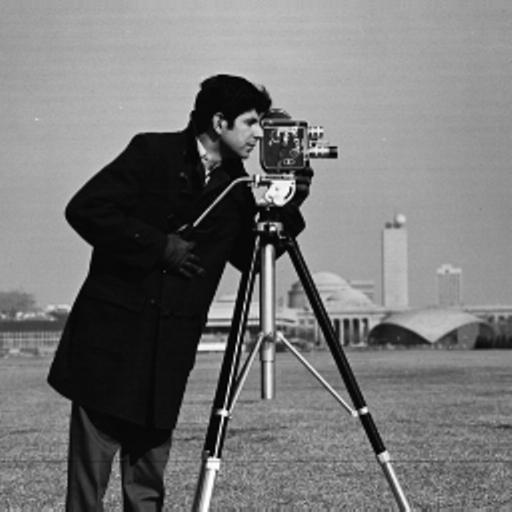
%> input picture msc-1/digital-image-processing/exercise03/exercise03_Codes/cameraman.tif, 512 x 512 px
$ octave Q1_6.m   (GNU Octave 9; MATLAB toolbox functions it lacks are replaced by stand-ins)
%> lines starting %> are read from the running program, lines starting %| are printed output that depends on the picture; in (x1, y1, x2, y2) boxes, pixels count from 0 and x2, y2 are one past the last pixel; in counts of white or black regions, pixels touching at a corner belong together; the program's own positions count from 1
clc;
clear;
close all;

I=imread('cameraman.tif');
%> I is the input picture: size 512x512 uint8; min 0, max 255, mean 118.3
imshow(I);
title('Original Image')
I=double(I);
%> I: size 512x512 double

b0=rem((fix(I/1)),2);
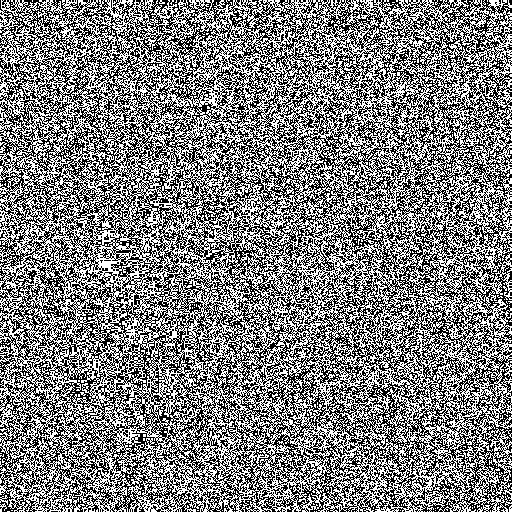
%> b0: size 512x512 double; values 0 (black) and 1 (white), 50% white in thin lines or dots
b1=rem((fix(I/2)),2);
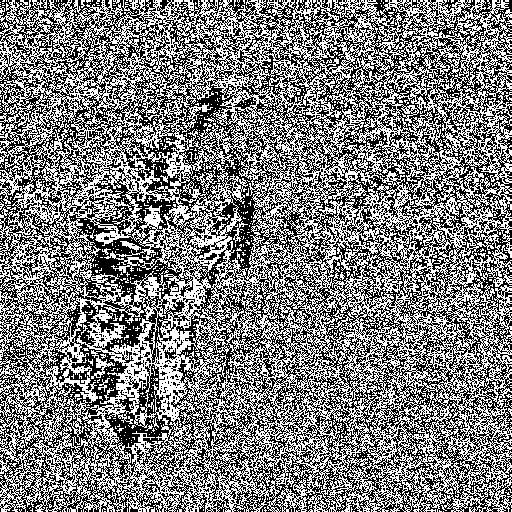
%> b1: size 512x512 double; values 0 (black) and 1 (white), 49.5% white in thin lines or dots
b2=rem((fix(I/4)),2);
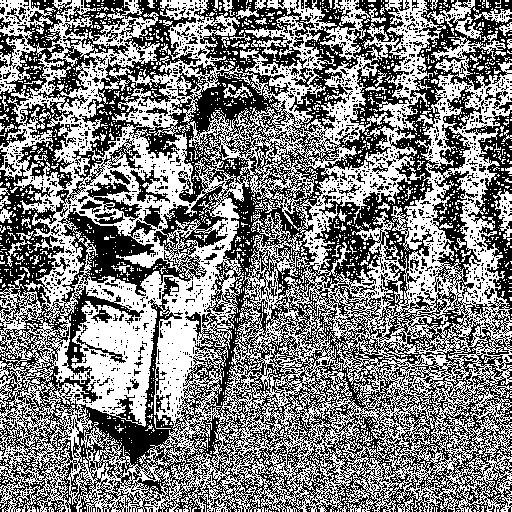
%> b2: size 512x512 double; values 0 (black) and 1 (white), 50% white; 2167 white regions (2076 under 20 px), largest, box (x1, y1, x2, y2) and area: (0, 0, 512, 512) 117407, (0, 0, 53, 94) 1692, (427, 0, 483, 40) 672
b3=rem((fix(I/8)),2);
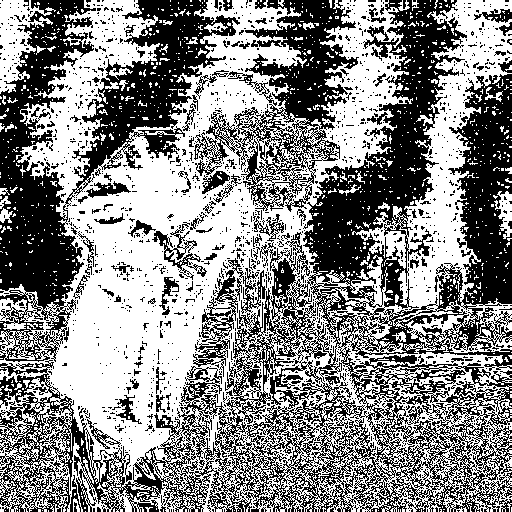
%> b3: size 512x512 double; values 0 (black) and 1 (white), 53.4% white; 1751 black regions (1643 under 20 px), largest, box (x1, y1, x2, y2) and area: (0, 0, 512, 512) 69002, (0, 0, 240, 362) 27297, (194, 0, 359, 212) 11317
b4=rem((fix(I/16)),2);
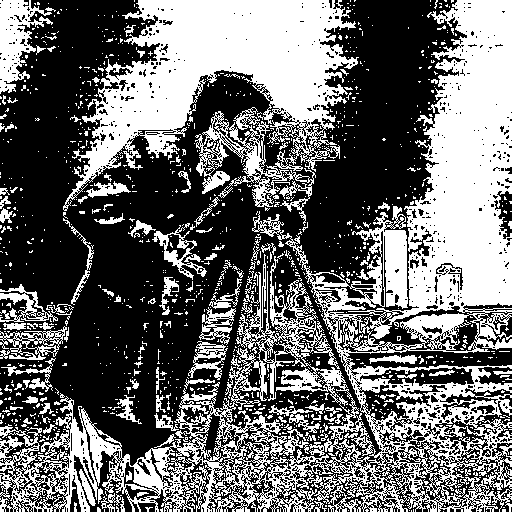
%> b4: size 512x512 double; values 0 (black) and 1 (white), 42.3% white; 1281 white regions (1158 under 20 px), largest, box (x1, y1, x2, y2) and area: (0, 0, 512, 512) 64034, (63, 0, 359, 226) 29638, (0, 0, 53, 94) 2325
b5=rem((fix(I/32)),2);
%> b5: size 512x512 double; values 0 (black) and 1 (white), 51.6% white; 990 black regions (872 under 20 px), largest, box (x1, y1, x2, y2) and area: (0, 0, 512, 512) 110982, (0, 0, 53, 94) 2325, (351, 206, 406, 307) 1355
b6=rem((fix(I/64)),2);
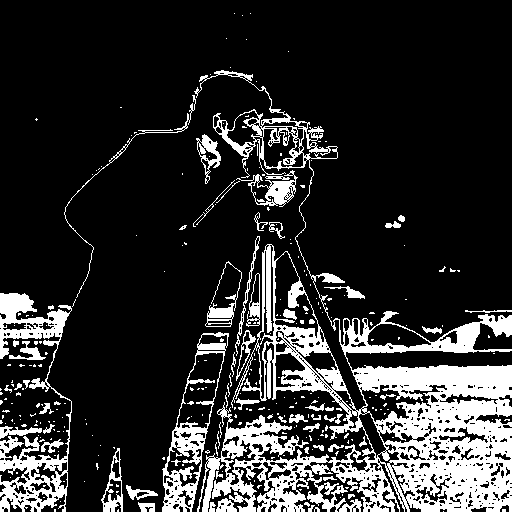
%> b6: size 512x512 double; values 0 (black) and 1 (white), 18.3% white; 303 white regions (242 under 20 px), largest, box (x1, y1, x2, y2) and area: (194, 70, 512, 512) 32664, (0, 293, 72, 512) 4992, (162, 332, 229, 512) 2582
b7=rem((fix(I/128)),2);
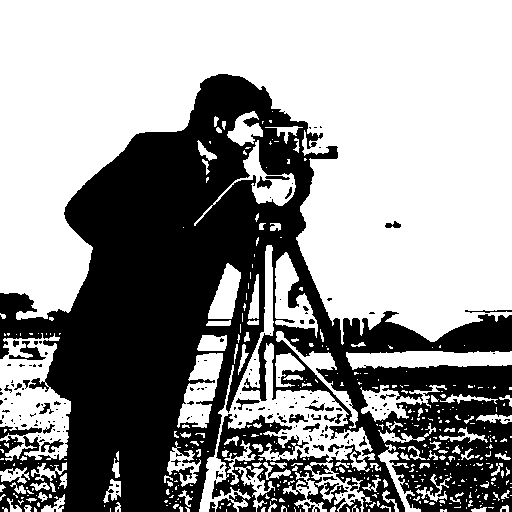
%> b7: size 512x512 double; values 0 (black) and 1 (white), 59% white; 193 black regions (155 under 20 px), largest, box (x1, y1, x2, y2) and area: (0, 74, 512, 512) 104171, (0, 426, 42, 439) 254, (9, 341, 46, 360) 253

figure;
for I=1:8
    subplot(2,4,I);
    imshow(eval(strcat('b',int2str(I-1))));
    title(strcat('b',int2str(I-1)));
end

Original_Picture=uint8((b7*(2^7))+(b6*(2^6))+(b5*(2^5))+(b4*(2^4))+(b3*(2^3))+(b2*(2^2))+(b1*(2^1))+(b0*(2^0)));
figure;
imshow(Original_Picture);
title('Reconstructed Original Picture');

$ run again, with msc-1/digital-image-processing/exercise03/exercise03_Codes/Baboon.tif copied over msc-1/digital-image-processing/exercise03/exercise03_Codes/cameraman.tif
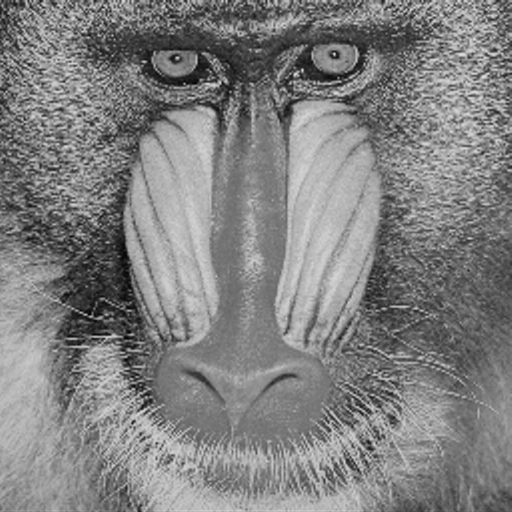
%> input picture msc-1/digital-image-processing/exercise03/exercise03_Codes/Baboon.tif, 512 x 512 px
%> I is the input picture: size 512x512 uint8; min 0, max 226, mean 128.5
%> I: size 512x512 double
%> `b0=rem((fix(I/1)),2);`:
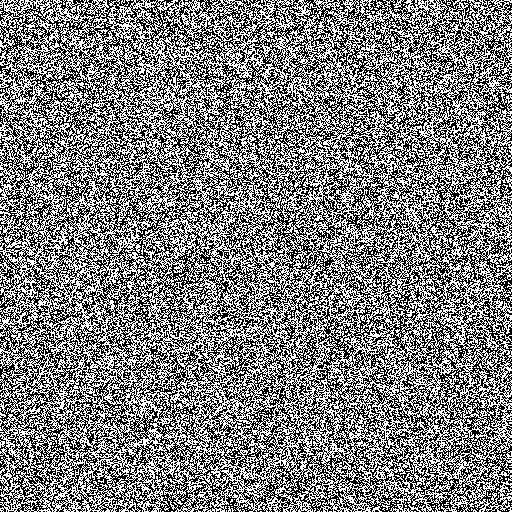
%> b0: size 512x512 double; values 0 (black) and 1 (white), 50% white in thin lines or dots
%> b1: size 512x512 double; values 0 (black) and 1 (white), 50% white; black in thin lines or dots
%> b2: size 512x512 double; values 0 (black) and 1 (white), 49.9% white in thin lines or dots
%> b3: size 512x512 double; values 0 (black) and 1 (white), 49.7% white in thin lines or dots
%> b4: size 512x512 double; values 0 (black) and 1 (white), 52.3% white; black in thin lines or dots
%> b5: size 512x512 double; values 0 (black) and 1 (white), 56% white; 1632 black regions (1515 under 20 px), largest, box (x1, y1, x2, y2) and area: (0, 0, 512, 512) 92422, (321, 360, 464, 512) 7153, (475, 364, 512, 476) 1948
%> b6: size 512x512 double; values 0 (black) and 1 (white), 44.7% white; 1997 white regions (1786 under 20 px), largest, box (x1, y1, x2, y2) and area: (0, 0, 512, 512) 91733, (87, 448, 143, 512) 1573, (473, 0, 512, 56) 764
%> `b7=rem((fix(I/128)),2);`:
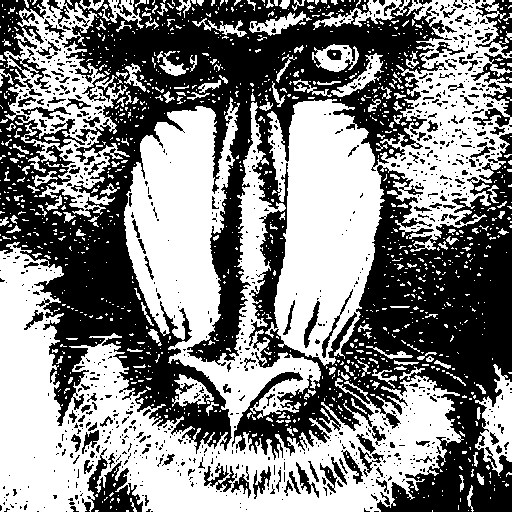
%> b7: size 512x512 double; values 0 (black) and 1 (white), 51.6% white; 997 black regions (847 under 20 px), largest, box (x1, y1, x2, y2) and area: (0, 0, 512, 512) 110614, (87, 448, 143, 512) 1607, (475, 0, 512, 56) 808
